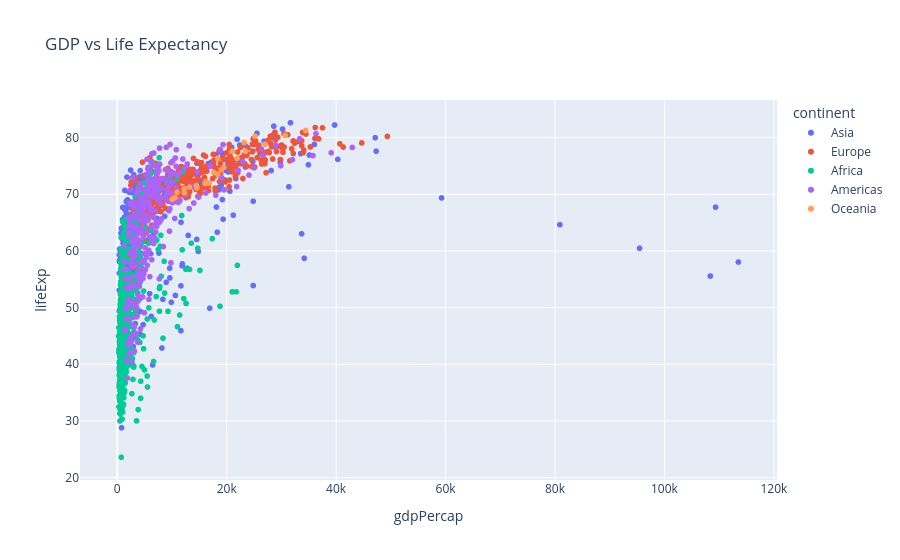

The notebook cell saved with this chart:
### Markdown cell above
## Scatter Plot

Relationship between GDP per capita and life expectancy.

### Code cell
fig = px.scatter(df, x="gdpPercap", y="lifeExp",
                 color="continent",
                 title="GDP vs Life Expectancy")
fig.show()

### Figure 1 — Plotly figure (JSON) as saved in the notebook; plotly's stock layout.template omitted (floating-point values rounded to 4 significant figures; data arrays with more than 128 entries replaced by an {"elided": "..."} marker saying what was removed)
{"data": [{"hovertemplate": "continent=Asia<br>gdpPercap=%{x}<br>lifeExp=%{y}<extra></extra>", "legendgroup": "Asia", "marker": {"color": "#636efa", "symbol": "circle"}, "mode": "markers", "name": "Asia", "showlegend": true, "type": "scattergl", "x": {"elided": "396 float values"}, "xaxis": "x", "y": {"elided": "396 float values"}, "yaxis": "y"}, {"hovertemplate": "continent=Europe<br>gdpPercap=%{x}<br>lifeExp=%{y}<extra></extra>", "legendgroup": "Europe", "marker": {"color": "#EF553B", "symbol": "circle"}, "mode": "markers", "name": "Europe", "showlegend": true, "type": "scattergl", "x": {"elided": "360 float values"}, "xaxis": "x", "y": {"elided": "360 float values"}, "yaxis": "y"}, {"hovertemplate": "continent=Africa<br>gdpPercap=%{x}<br>lifeExp=%{y}<extra></extra>", "legendgroup": "Africa", "marker": {"color": "#00cc96", "symbol": "circle"}, "mode": "markers", "name": "Africa", "showlegend": true, "type": "scattergl", "x": {"elided": "624 float values"}, "xaxis": "x", "y": {"elided": "624 float values"}, "yaxis": "y"}, {"hovertemplate": "continent=Americas<br>gdpPercap=%{x}<br>lifeExp=%{y}<extra></extra>", "legendgroup": "Americas", "marker": {"color": "#ab63fa", "symbol": "circle"}, "mode": "markers", "name": "Americas", "showlegend": true, "type": "scattergl", "x": {"elided": "300 float values"}, "xaxis": "x", "y": {"elided": "300 float values"}, "yaxis": "y"}, {"hovertemplate": "continent=Oceania<br>gdpPercap=%{x}<br>lifeExp=%{y}<extra></extra>", "legendgroup": "Oceania", "marker": {"color": "#FFA15A", "symbol": "circle"}, "mode": "markers", "name": "Oceania", "showlegend": true, "type": "scattergl", "x": [10040.0, 10950.0, 12220.0, 14530.0, 16790.0, 18330.0, 19480.0, 21890.0, 23420.0, 27000.0, 30690.0, 34440.0, 10560.0, 12250.0, 13180.0, 14460.0, 16050.0, 16230.0, 17630.0, 19010.0, 18360.0, 21050.0, 23190.0, 25190.0], "xaxis": "x", "y": [69.12, 70.33, 70.93, 71.1, 71.93, 73.49, 74.74, 76.32, 77.56, 78.83, 80.37, 81.23, 69.39, 70.26, 71.24, 71.52, 71.89, 72.22, 73.84, 74.32, 76.33, 77.55, 79.11, 80.2], "yaxis": "y"}], "layout": {"legend": {"title": {"text": "continent"}, "tracegroupgap": 0}, "title": {"text": "GDP vs Life Expectancy"}, "xaxis": {"anchor": "y", "domain": [0, 1], "title": {"text": "gdpPercap"}}, "yaxis": {"anchor": "x", "domain": [0, 1], "title": {"text": "lifeExp"}}}}
